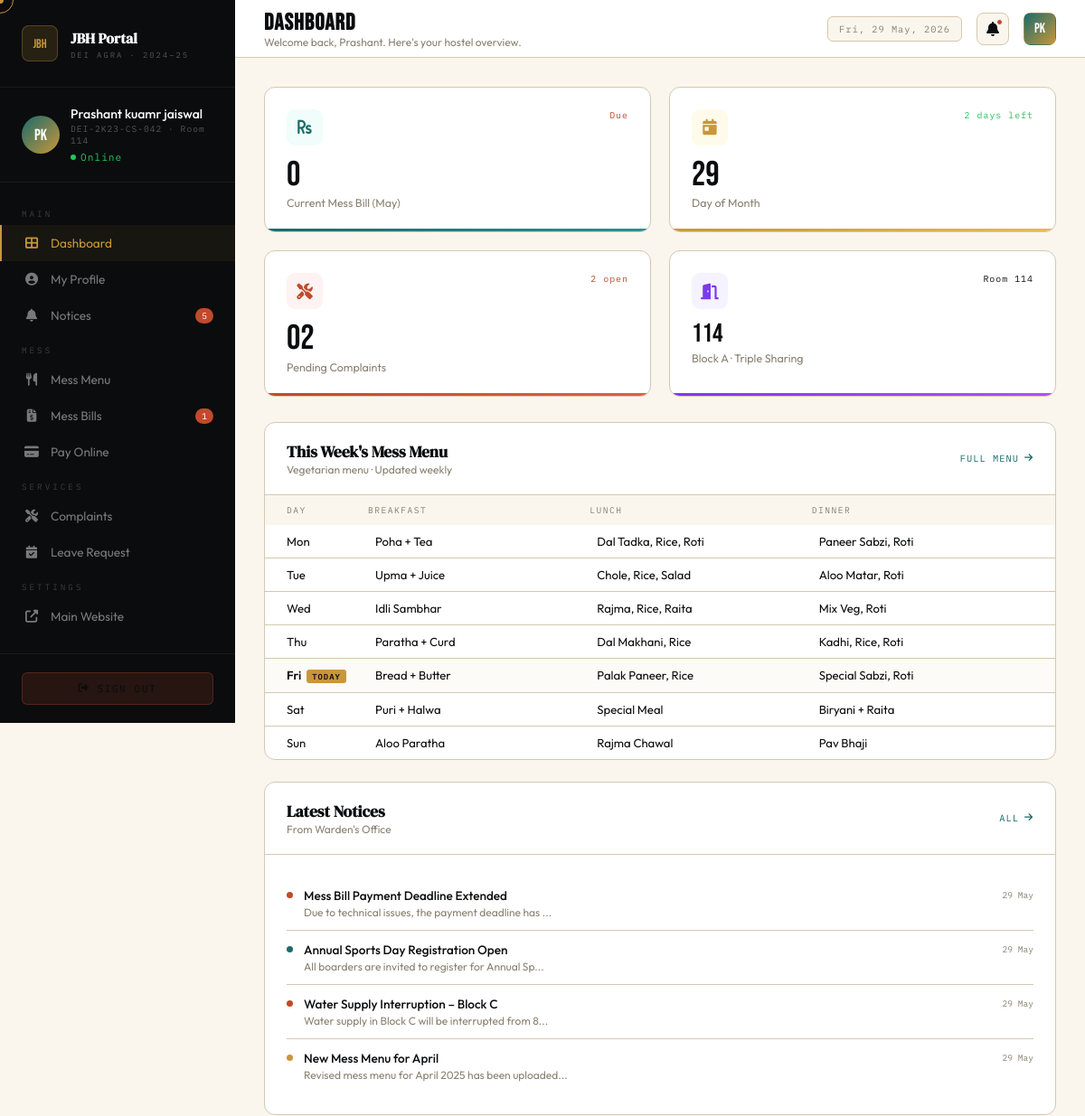
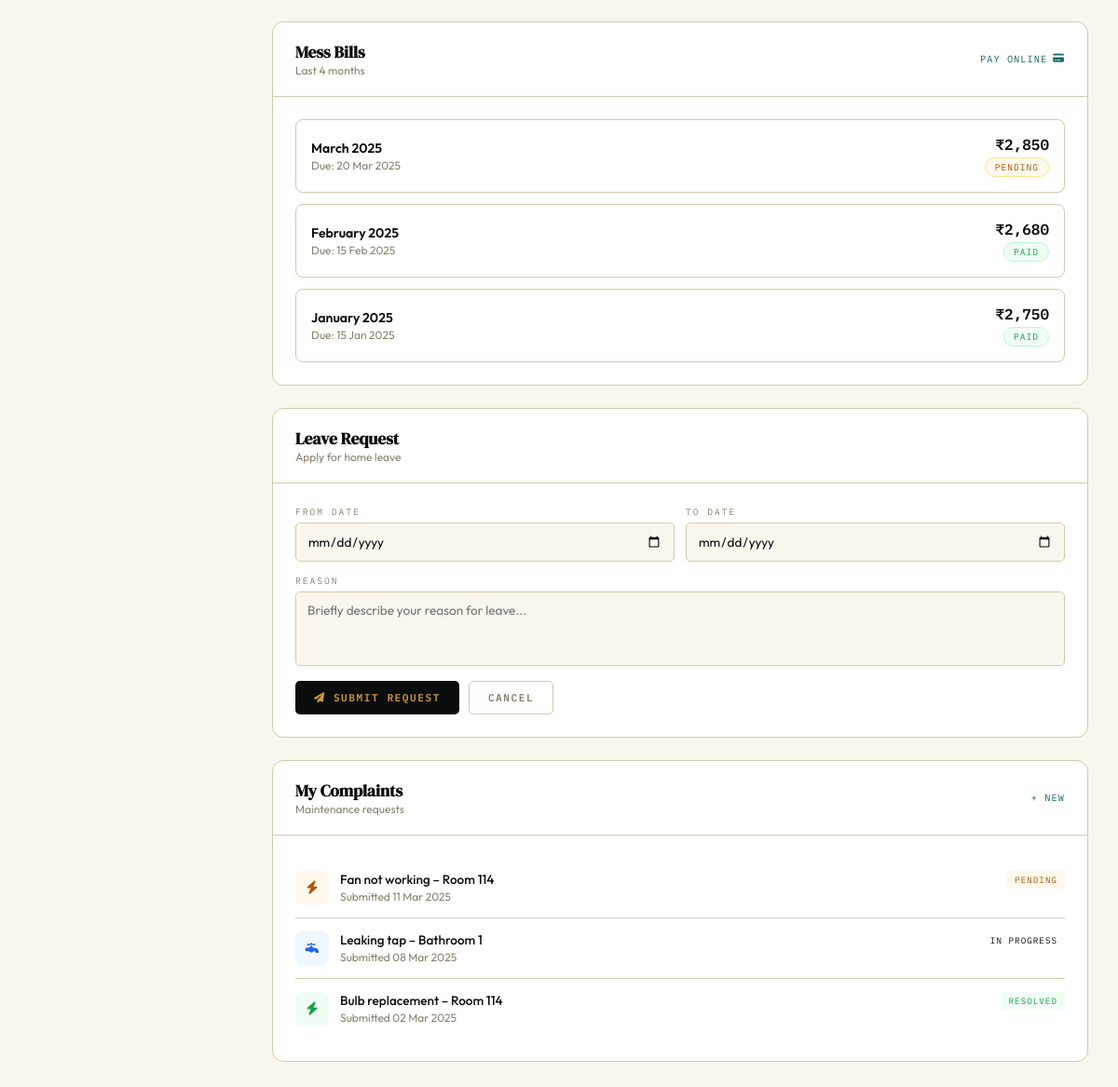
The app's page /dashboard/student.php (signed in) with its own data (2 pictures, top to bottom).
### tables this page shows
CREATE TABLE students (
    id INT AUTO_INCREMENT PRIMARY KEY,
    student_id VARCHAR(30) UNIQUE NOT NULL,
    password VARCHAR(255) NOT NULL,
    full_name VARCHAR(100) NOT NULL,
    email VARCHAR(100),
    phone VARCHAR(20),
    room_number VARCHAR(20),
    block VARCHAR(20) DEFAULT 'A',
    room_type ENUM('single', 'double', 'triple', 'reserved') DEFAULT 'triple',
    course VARCHAR(50),
    year INT,
    department VARCHAR(50),
    guardian_name VARCHAR(100),
    guardian_phone VARCHAR(20),
    profile_photo VARCHAR(255),
    is_active TINYINT(1) DEFAULT 1,
    created_at TIMESTAMP DEFAULT CURRENT_TIMESTAMP,
    updated_at TIMESTAMP DEFAULT CURRENT_TIMESTAMP ON UPDATE CURRENT_TIMESTAMP
);

CREATE TABLE mess_menu (
    id INT AUTO_INCREMENT PRIMARY KEY,
    day_of_week TINYINT NOT NULL,
    breakfast VARCHAR(255),
    lunch VARCHAR(255),
    dinner VARCHAR(255),
    snacks VARCHAR(255),
    week_start DATE,
    created_at TIMESTAMP DEFAULT CURRENT_TIMESTAMP,
    updated_at TIMESTAMP DEFAULT CURRENT_TIMESTAMP ON UPDATE CURRENT_TIMESTAMP
);

CREATE TABLE notices (
    id INT AUTO_INCREMENT PRIMARY KEY,
    title VARCHAR(255) NOT NULL,
    content TEXT,
    category ENUM('urgent', 'general', 'mess', 'sports', 'maintenance', 'admin') DEFAULT 'general',
    attachment VARCHAR(255),
    created_by INT,
    is_pinned TINYINT(1) DEFAULT 0,
    created_at TIMESTAMP DEFAULT CURRENT_TIMESTAMP,
    FOREIGN KEY (created_by) REFERENCES admins(id) ON DELETE SET NULL
);

CREATE TABLE mess_bills (
    id INT AUTO_INCREMENT PRIMARY KEY,
    student_id INT NOT NULL,
    month_year VARCHAR(7) NOT NULL,
    amount DECIMAL(10,2) NOT NULL,
    days_stayed INT DEFAULT 30,
    due_date DATE,
    status ENUM('pending', 'paid', 'overdue') DEFAULT 'pending',
    paid_at TIMESTAMP NULL,
    razorpay_order_id VARCHAR(100),
    razorpay_payment_id VARCHAR(100),
    created_at TIMESTAMP DEFAULT CURRENT_TIMESTAMP,
    FOREIGN KEY (student_id) REFERENCES students(id) ON DELETE CASCADE,
    UNIQUE KEY unique_student_month (student_id, month_year)
);

CREATE TABLE complaints (
    id INT AUTO_INCREMENT PRIMARY KEY,
    student_id INT NOT NULL,
    subject VARCHAR(255) NOT NULL,
    description TEXT,
    category ENUM('electrical', 'plumbing', 'furniture', 'cleaning', 'other') DEFAULT 'other',
    room_location VARCHAR(50),
    status ENUM('pending', 'in_progress', 'resolved', 'rejected') DEFAULT 'pending',
    admin_notes TEXT,
    resolved_by INT,
    resolved_at TIMESTAMP NULL,
    created_at TIMESTAMP DEFAULT CURRENT_TIMESTAMP,
    updated_at TIMESTAMP DEFAULT CURRENT_TIMESTAMP ON UPDATE CURRENT_TIMESTAMP,
    FOREIGN KEY (student_id) REFERENCES students(id) ON DELETE CASCADE,
    FOREIGN KEY (resolved_by) REFERENCES admins(id) ON DELETE SET NULL
);

### dashboard/student.php (the view, shortened to what this page needs)
<?php
$pdo = getDB();
$userId = $_SESSION['user_id'];
$stmt = $pdo->prepare("SELECT * FROM students WHERE id = ?");
$stmt->execute([$userId]);
$student = $stmt->fetch();
$initials = implode('', array_map(fn($w) => $w[0], explode(' ', $student['full_name'], 2)));
$currentBill = $pdo->prepare("SELECT amount, status FROM mess_bills WHERE student_id = ? AND month_year = ? ORDER BY id DESC LIMIT 1");
$currentBill->execute([$userId, date('Y-m')]);
$bill = $currentBill->fetch();
$currentBillAmt = $bill ? number_format($bill['amount']) : '0';
$billStatus = $bill['status'] ?? 'pending';
$pendingComplaints = $pdo->prepare("SELECT COUNT(*) FROM complaints WHERE student_id = ? AND status IN ('pending','in_progress')");
$pendingComplaints->execute([$userId]);
$pendingCount = $pendingComplaints->fetchColumn();
$notices = $pdo->query("SELECT * FROM notices ORDER BY created_at DESC LIMIT 6")->fetchAll();
$bills = $pdo->prepare("SELECT * FROM mess_bills WHERE student_id = ? ORDER BY month_year DESC LIMIT 4");
$bills->execute([$userId]);
$messBills = $bills->fetchAll();
$menu = $pdo->query("SELECT * FROM mess_menu ORDER BY CASE WHEN day_of_week = 0 THEN 7 ELSE day_of_week END")->fetchAll();
$dayNames = ['Sun','Mon','Tue','Wed','Thu','Fri','Sat'];
$today = (int)date('w');
$complaints = $pdo->prepare("SELECT * FROM complaints WHERE student_id = ? ORDER BY created_at DESC LIMIT 5");
$complaints->execute([$userId]);
$myComplaints = $complaints->fetchAll();
$noticeCount = $pdo->query("SELECT COUNT(*) FROM notices WHERE created_at > DATE_SUB(NOW(), INTERVAL 7 DAY)")->fetchColumn();
$dueBillsCount = $pdo->prepare("SELECT COUNT(*) FROM mess_bills WHERE student_id = ? AND status = 'pending'");
$dueBillsCount->execute([$userId]);
$dueBillsCount = $dueBillsCount->fetchColumn();
?>
<!DOCTYPE html>
<html lang="en">
<head>
  <link rel="stylesheet" href="https://cdnjs.cloudflare.com/ajax/libs/font-awesome/6.5.0/css/all.min.css"/>
</head>
<body>
<aside class="sidebar" id="sidebar">
  <div class="sidebar-header">
    <div class="sidebar-logo">JBH</div>
    <div class="sidebar-title">
      <h3>JBH Portal</h3>
      <p>DEI Agra · 2024–25</p>
    </div>
  </div>
  <div class="sidebar-user">
    <div class="user-avatar"><?= strtoupper($initials) ?></div>
    <div class="user-info">
      <h4><?= htmlspecialchars($student['full_name']) ?></h4>
      <p><?= htmlspecialchars($student['student_id']) ?> · Room <?= htmlspecialchars($student['room_number'] ?? '-') ?></p>
      <div class="user-status"><span></span><p>Online</p></div>
    </div>
  </div>
  <nav class="sidebar-nav">
    <p class="nav-section-label">Main</p>
    <a href="student.php" class="nav-item active"><i class="fas fa-th-large"></i> Dashboard</a>
    <a href="profile.php" class="nav-item"><i class="fas fa-user-circle"></i> My Profile</a>
    <a href="notices.php" class="nav-item"><i class="fas fa-bell"></i> Notices <?php if ($noticeCount > 0): ?><span class="nav-badge"><?= $noticeCount ?></span><?php endif; ?></a>
    <p class="nav-section-label">Mess</p>
    <a href="mess-menu.php" class="nav-item"><i class="fas fa-utensils"></i> Mess Menu</a>
    <a href="mess-bills.php" class="nav-item"><i class="fas fa-file-invoice-dollar"></i> Mess Bills <?php if ($dueBillsCount > 0): ?><span class="nav-badge"><?= $dueBillsCount ?></span><?php endif; ?></a>
    <a href="pay.php" class="nav-item"><i class="fas fa-credit-card"></i> Pay Online</a>
    <p class="nav-section-label">Services</p>
    <a href="complaints.php" class="nav-item"><i class="fas fa-tools"></i> Complaints</a>
    <a href="leave.php" class="nav-item"><i class="fas fa-calendar-check"></i> Leave Request</a>
    <p class="nav-section-label">Settings</p>
    <a href="../index.html" class="nav-item"><i class="fas fa-external-link-alt"></i> Main Website</a>
  </nav>
  <div class="sidebar-footer">
    <a href="../api/logout.php" class="btn-logout" style="text-decoration:none;color:inherit;display:flex;align-items:center;justify-content:center;"><i class="fas fa-sign-out-alt"></i> Sign Out</a>
  </div>
</aside>
<div class="main">
  <div class="topbar">
    <div class="topbar-left">
      <h2>Dashboard</h2>
      <p>Welcome back, <?= htmlspecialchars(explode(' ',$student['full_name'])[0]) ?>. Here's your hostel overview.</p>
    </div>
    <div class="topbar-right">
      <div class="topbar-date" id="currentDate"></div>
      <a href="notices.php" class="topbar-icon-btn"><i class="fas fa-bell"></i><?php if ($noticeCount > 0): ?><span class="notif-dot"></span><?php endif; ?></a>
      <div class="topbar-icon-btn" style="background:linear-gradient(135deg,var(--teal),var(--gold));color:white;border-color:transparent;font-family:'Bebas Neue',sans-serif;font-size:0.95rem"><?= strtoupper($initials) ?></div>
    </div>
  </div>
  <div class="content">
    <div class="stats-row">
      <div class="stat-card">
        <div class="stat-card-top">
          <div class="stat-icon" style="background:#f0fdfa;color:var(--teal)"><i class="fas fa-rupee-sign"></i></div>
          <span class="stat-change <?= $billStatus === 'paid' ? 'change-up' : 'change-down' ?>"><?= $billStatus === 'paid' ? '<i class="fas fa-check-circle"></i> Paid' : 'Due' ?></span>
        </div>
        <div class="stat-val"><?= $currentBillAmt ?></div>
        <div class="stat-label">Current Mess Bill (<?= date('M') ?>)</div>
      </div>
      <div class="stat-card">
        <div class="stat-card-top">
          <div class="stat-icon" style="background:#fffbeb;color:var(--gold)"><i class="fas fa-calendar-day"></i></div>
          <span class="stat-change change-up"><?= date('t') - date('d') ?> days left</span>
        </div>
        <div class="stat-val"><?= date('d') ?></div>
        <div class="stat-label">Day of Month</div>
      </div>
      <div class="stat-card">
        <div class="stat-card-top">
          <div class="stat-icon" style="background:#fef2f2;color:var(--rust)"><i class="fas fa-tools"></i></div>
          <span class="stat-change change-down"><?= $pendingCount ?> open</span>
        </div>
        <div class="stat-val"><?= str_pad($pendingCount, 2, '0', STR_PAD_LEFT) ?></div>
        <div class="stat-label">Pending Complaints</div>
      </div>
      <div class="stat-card">
        <div class="stat-card-top">
          <div class="stat-icon" style="background:#f5f3ff;color:#7c3aed"><i class="fas fa-door-open"></i></div>
          <span class="stat-change">Room <?= htmlspecialchars($student['room_number'] ?? '-') ?></span>
        </div>
        <div class="stat-val" style="font-size:1.8rem"><?= htmlspecialchars($student['room_number'] ?? '-') ?></div>
        <div class="stat-label">Block <?= htmlspecialchars($student['block'] ?? 'A') ?> · <?= ucfirst($student['room_type'] ?? 'triple') ?> Sharing</div>
      </div>
    </div>
    <div class="dashboard-grid">
      <div class="card">
        <div class="card-header">
          <div><h3>This Week's Mess Menu</h3><p>Vegetarian menu · Updated weekly</p></div>
          <a href="mess-menu.php" class="card-link">Full Menu <i class="fas fa-arrow-right"></i></a>
        </div>
        <div class="card-body" style="padding:0">
          <div style="display:grid;grid-template-columns:90px 1fr 1fr 1fr;gap:0;padding:10px 24px;background:var(--cream)">
            <span class="meal-type">Day</span>
            <span class="meal-type">Breakfast</span>
            <span class="meal-type">Lunch</span>
            <span class="meal-type">Dinner</span>
          </div>
          <?php foreach ($menu as $m):
            $dow = (int)$m['day_of_week'];
            $isToday = ($dow === $today);
          ?>
          <div class="meal-row <?= $isToday ? 'today' : '' ?>">
            <span style="font-size:0.82rem;font-weight:<?= $isToday?'600':'400'?>"><?= $dayNames[$dow] ?><?= $isToday ? '<span class="today-tag">Today</span>' : '' ?></span>
            <span class="meal-name"><?= htmlspecialchars($m['breakfast'] ?? '-') ?></span>
            <span class="meal-name"><?= htmlspecialchars($m['lunch'] ?? '-') ?></span>
            <span class="meal-name"><?= htmlspecialchars($m['dinner'] ?? '-') ?></span>
          </div>
          <?php endforeach; ?>
        </div>
      </div>
      <div class="card">
        <div class="card-header">
          <div><h3>Latest Notices</h3><p>From Warden's Office</p></div>
          <a href="notices.php" class="card-link">All <i class="fas fa-arrow-right"></i></a>
        </div>
        <div class="card-body">
          <?php foreach (array_slice($notices, 0, 4) as $n):
            $ndClass = $n['category'] === 'urgent' ? 'nd-urgent' : ($n['category'] === 'sports' || $n['category'] === 'maintenance' ? 'nd-info' : 'nd-general');
          ?>
          <div class="notice-list-item">
            <span class="notice-dot <?= $ndClass ?>"></span>
            <div>
              <h5><?= htmlspecialchars($n['title']) ?></h5>
              <p><?= htmlspecialchars(mb_substr($n['content'] ?? '', 0, 50)) ?>...</p>
            </div>
            <time><?= date('d M', strtotime($n['created_at'])) ?></time>
          </div>
          <?php endforeach; ?>
        </div>
      </div>
      <div class="card">
        <div class="card-header">
          <div><h3>Mess Bills</h3><p>Last 4 months</p></div>
          <a href="pay.php" class="card-link">Pay Online <i class="fas fa-credit-card"></i></a>
        </div>
        <div class="card-body">
          <?php foreach ($messBills as $b):
            $bsClass = $b['status'] === 'paid' ? 'bs-paid' : ($b['status'] === 'overdue' ? 'bs-overdue' : 'bs-due');
            $parts = explode('-', $b['month_year']);
            $monthName = date('F', mktime(0,0,0,(int)$parts[1],1));
          ?>
          <div class="bill-card">
            <div>
              <div class="bill-month"><?= $monthName ?> <?= $parts[0] ?></div>
              <div style="font-size:0.75rem;color:var(--muted);margin-top:2px">Due: <?= $b['due_date'] ? date('d M Y', strtotime($b['due_date'])) : '-' ?></div>
            </div>
            <div style="text-align:right">
              <div class="bill-amount">₹<?= number_format($b['amount']) ?></div>
              <span class="bill-status <?= $bsClass ?>" style="margin-top:4px;display:inline-block"><?= ucfirst($b['status']) ?></span>
            </div>
          </div>
          <?php endforeach; ?>
        </div>
      </div>
      <div style="display:flex;flex-direction:column;gap:24px">
        <div class="card">
          <div class="card-header"><div><h3>Leave Request</h3><p>Apply for home leave</p></div></div>
          <div class="card-body leave-form">
            <form id="leaveForm" action="../api/leave.php" method="POST">
              <div class="form-row">
                <div><label>From Date</label><input type="date" name="from_date" required/></div>
                <div><label>To Date</label><input type="date" name="to_date" required/></div>
              </div>
              <div style="margin-bottom:12px"><label>Reason</label><textarea name="reason" placeholder="Briefly describe your reason for leave..."></textarea></div>
              <div style="display:flex;gap:10px">
                <button type="submit" class="btn-sm btn-sm-primary"><i class="fas fa-paper-plane"></i> Submit Request</button>
                <button type="reset" class="btn-sm btn-sm-outline">Cancel</button>
              </div>
            </form>
          </div>
        </div>
        <div class="card">
          <div class="card-header">
            <div><h3>My Complaints</h3><p>Maintenance requests</p></div>
            <a href="complaints.php?new=1" class="card-link">+ New</a>
          </div>
          <div class="card-body">
            <?php foreach ($myComplaints as $c):
              $ciClass = $c['status'] === 'resolved' ? 'ci-resolved' : ($c['status'] === 'in_progress' ? 'ci-inprog' : 'ci-pending');
              $csClass = 'cs-' . str_replace('_','',$c['status']);
              $icons = ['electrical'=>'fa-bolt','plumbing'=>'fa-faucet','furniture'=>'fa-couch','cleaning'=>'fa-broom','other'=>'fa-tools'];
              $icon = $icons[$c['category']] ?? 'fa-tools';
            ?>
            <div class="complaint-item">
              <div class="complaint-icon <?= $ciClass ?>"><i class="fas <?= $icon ?>"></i></div>
              <div>
                <h5><?= htmlspecialchars($c['subject']) ?></h5>
                <p>Submitted <?= date('d M Y', strtotime($c['created_at'])) ?></p>
              </div>
              <span class="complaint-status <?= $csClass ?>"><?= ucfirst(str_replace('_',' ',$c['status'])) ?></span>
            </div>
            <?php endforeach; ?>
          </div>
        </div>
      </div>
    </div>
  </div>
</div>
</body>
</html>

### records on screen
students: full_name "PK", full_name "Prashant kuamr jaiswal", student "DEI-2K23-CS-042", room_number "114", full_name "Prashant", block "A", room_type "Triple"
mess_menu: day_of_week "Mon", breakfast "Poha + Tea", lunch "Dal Tadka, Rice, Roti", dinner "Paneer Sabzi, Roti"
mess_menu: day_of_week "Tue", breakfast "Upma + Juice", lunch "Chole, Rice, Salad", dinner "Aloo Matar, Roti"
mess_menu: day_of_week "Wed", breakfast "Idli Sambhar", lunch "Rajma, Rice, Raita", dinner "Mix Veg, Roti"
mess_menu: day_of_week "Thu", breakfast "Paratha + Curd", lunch "Dal Makhani, Rice", dinner "Kadhi, Rice, Roti"
mess_menu: day_of_week "Fri", shows "TODAY", breakfast "Bread + Butter", lunch "Palak Paneer, Rice", dinner "Special Sabzi, Roti"
mess_menu: day_of_week "Sat", breakfast "Puri + Halwa", lunch "Special Meal", dinner "Biryani + Raita"
mess_menu: day_of_week "Sun", breakfast "Aloo Paratha", lunch "Rajma Chawal", dinner "Pav Bhaji"
notices: title "Mess Bill Payment Deadline Extended", content "Due to technical issues, the payment deadline has", created_at "29 May"
notices: title "Annual Sports Day Registration Open", content "All boarders are invited to register for Annual Sp", created_at "29 May"
notices: title "Water Supply Interruption – Block C", content "Water supply in Block C will be interrupted from 8", created_at "29 May"
notices: title "New Mess Menu for April", content "Revised mess menu for April 2025 has been uploaded", created_at "29 May"
mess_bills: month_year "March", month_year "2025", due_date "20 Mar 2025", amount "2,850", status "PENDING"
mess_bills: month_year "February", month_year "2025", due_date "15 Feb 2025", amount "2,680", status "PAID"
mess_bills: month_year "January", month_year "2025", due_date "15 Jan 2025", amount "2,750", status "PAID"
complaints: subject "Fan not working – Room 114", created_at "11 Mar 2025", status "PENDING"
complaints: subject "Leaking tap – Bathroom 1", created_at "08 Mar 2025", status "IN PROGRESS"
complaints: subject "Bulb replacement – Room 114", created_at "02 Mar 2025", status "RESOLVED"

### other values on screen
$noticeCount "5"
$dueBillsCount "1"
$currentBillAmt "0"
$pendingCount "2"
str_pad($pendingCount, 2, '0', STR_PAD_LEFT) "02"
